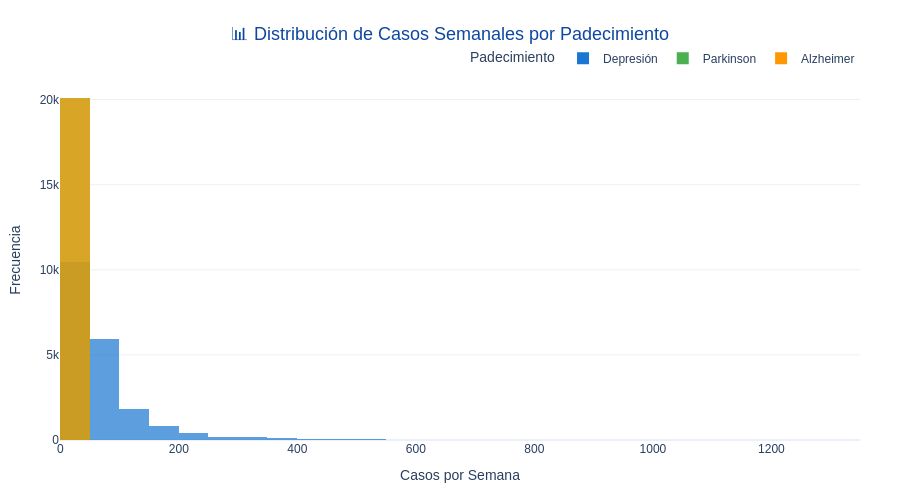

Notebook cell for this chart:
### Code cell
"""
Histograma de Casos_semana por padecimiento.
"""
fig = px.histogram(
    df,
    x='Casos_semana',
    color='Padecimiento',
    color_discrete_map=DISEASE_COLORS,
    nbins=50,
    opacity=0.7,
    barmode='overlay'
)

fig = style_plotly_figure(fig, '📊 Distribución de Casos Semanales por Padecimiento')
fig.update_layout(xaxis_title='Casos por Semana', yaxis_title='Frecuencia')
fig.show(config=PLOT_CONFIG)

### Figure 1 — Plotly figure (JSON) as saved in the notebook; plotly's stock layout.template omitted (floating-point values rounded to 4 significant figures; data arrays with more than 128 entries replaced by an {"elided": "..."} marker saying what was removed)
{"data": [{"alignmentgroup": "True", "bingroup": "x", "hovertemplate": "Padecimiento=Depresión<br>Casos_semana=%{x}<br>count=%{y}<extra></extra>", "legendgroup": "Depresión", "marker": {"color": "#1976D2", "opacity": 0.7, "pattern": {"shape": ""}}, "name": "Depresión", "nbinsx": 50, "offsetgroup": "Depresión", "orientation": "v", "showlegend": true, "type": "histogram", "x": {"elided": "20096 int values"}, "xaxis": "x", "yaxis": "y"}, {"alignmentgroup": "True", "bingroup": "x", "hovertemplate": "Padecimiento=Parkinson<br>Casos_semana=%{x}<br>count=%{y}<extra></extra>", "legendgroup": "Parkinson", "marker": {"color": "#4CAF50", "opacity": 0.7, "pattern": {"shape": ""}}, "name": "Parkinson", "nbinsx": 50, "offsetgroup": "Parkinson", "orientation": "v", "showlegend": true, "type": "histogram", "x": {"elided": "20096 int values"}, "xaxis": "x", "yaxis": "y"}, {"alignmentgroup": "True", "bingroup": "x", "hovertemplate": "Padecimiento=Alzheimer<br>Casos_semana=%{x}<br>count=%{y}<extra></extra>", "legendgroup": "Alzheimer", "marker": {"color": "#FF9800", "opacity": 0.7, "pattern": {"shape": ""}}, "name": "Alzheimer", "nbinsx": 50, "offsetgroup": "Alzheimer", "orientation": "v", "showlegend": true, "type": "histogram", "x": {"elided": "20096 int values"}, "xaxis": "x", "yaxis": "y"}], "layout": {"barmode": "overlay", "font": {"family": "Arial, sans-serif", "size": 12}, "height": 500, "legend": {"orientation": "h", "title": {"text": "Padecimiento"}, "tracegroupgap": 0, "x": 1, "xanchor": "right", "y": 1.02, "yanchor": "bottom"}, "margin": {"b": 60, "l": 60, "r": 40, "t": 80}, "paper_bgcolor": "white", "plot_bgcolor": "white", "title": {"font": {"color": "#0D47A1", "size": 18}, "text": "📊 Distribución de Casos Semanales por Padecimiento", "x": 0.5, "xanchor": "center"}, "xaxis": {"anchor": "y", "domain": [0, 1], "title": {"text": "Casos por Semana"}}, "yaxis": {"anchor": "x", "domain": [0, 1], "title": {"text": "Frecuencia"}}}}
